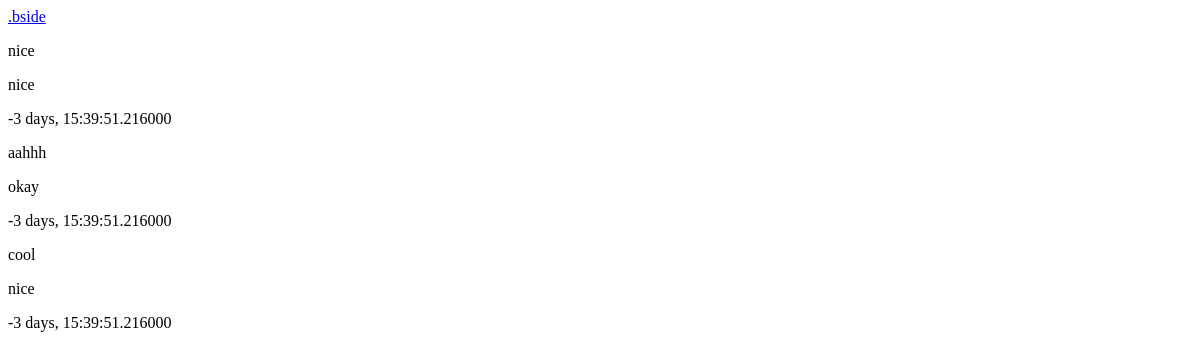
/find/, run on an earlier commit of the app's database.
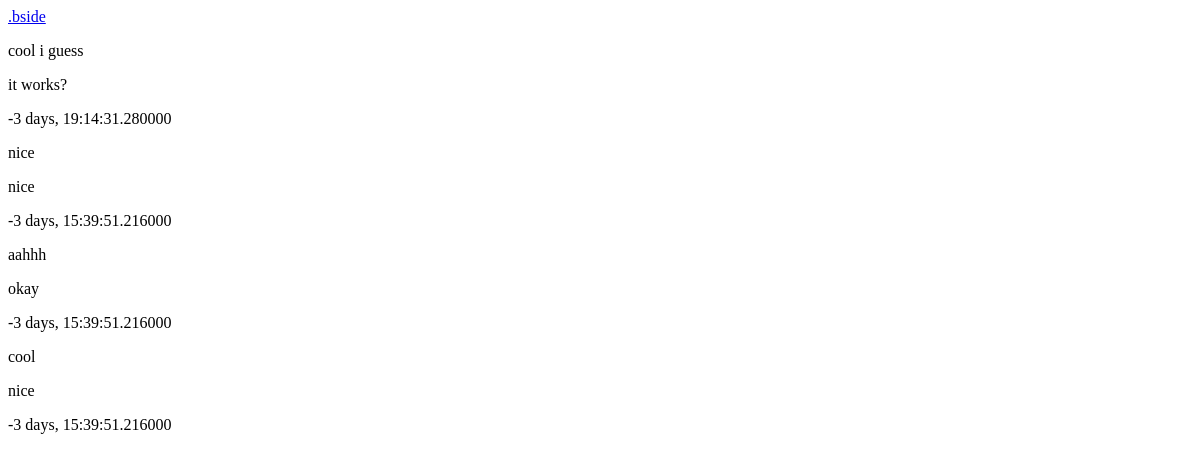
And on a later commit of the database.
### main/models.py (models this page shows, shortened)
class Spot(models.Model):
	name = models.CharField(max_length=20)
	description = models.TextField()
	lon = models.FloatField()
	lat = models.FloatField()
	time = models.FloatField()
	made = models.DateTimeField('time')
	def timeleft(self):
		now = timezone.now()
		return (self.made) - now

### main/views.py (the view)
# urls.py: url(r'^find/$', views.find, name='find'),
def find(request):
	spotlist = Spot.objects.all().order_by('-id')
	return render(request, 'main/find.html', { 'spotlist' : spotlist })

### main/templates/main/find.html (shortened to what this page needs)
{% block list %}
<div id = "home">
	<a href = "{% url 'main:index' %}">
		.bside
	</a>
</div>
{% if spotlist %}
	{% for spot in spotlist %}
		<div id = "spot">
			<p id = "spotname">
				{{ spot.name }}
			</p>
			<p id = "spotdesc">
				{{ spot.description }}
			</p>
			<p id = "timeleft">
				{{ spot.timeleft }}
			</p>
		</div>
	{% endfor %}
  </head>
  <body>
<div id="map-canvas"></div>
{% else %}
There are no spots?
{% endif %}
{% endblock %}

### main/templates/main/find.html (style rules this page uses)
html, body, #map-canvas { height: 100%; }

What changed in the data, as far as the page shows it:
added Spot: name "cool i guess", description "it works?", timeleft "-3 days, 19:14:31.280000"
